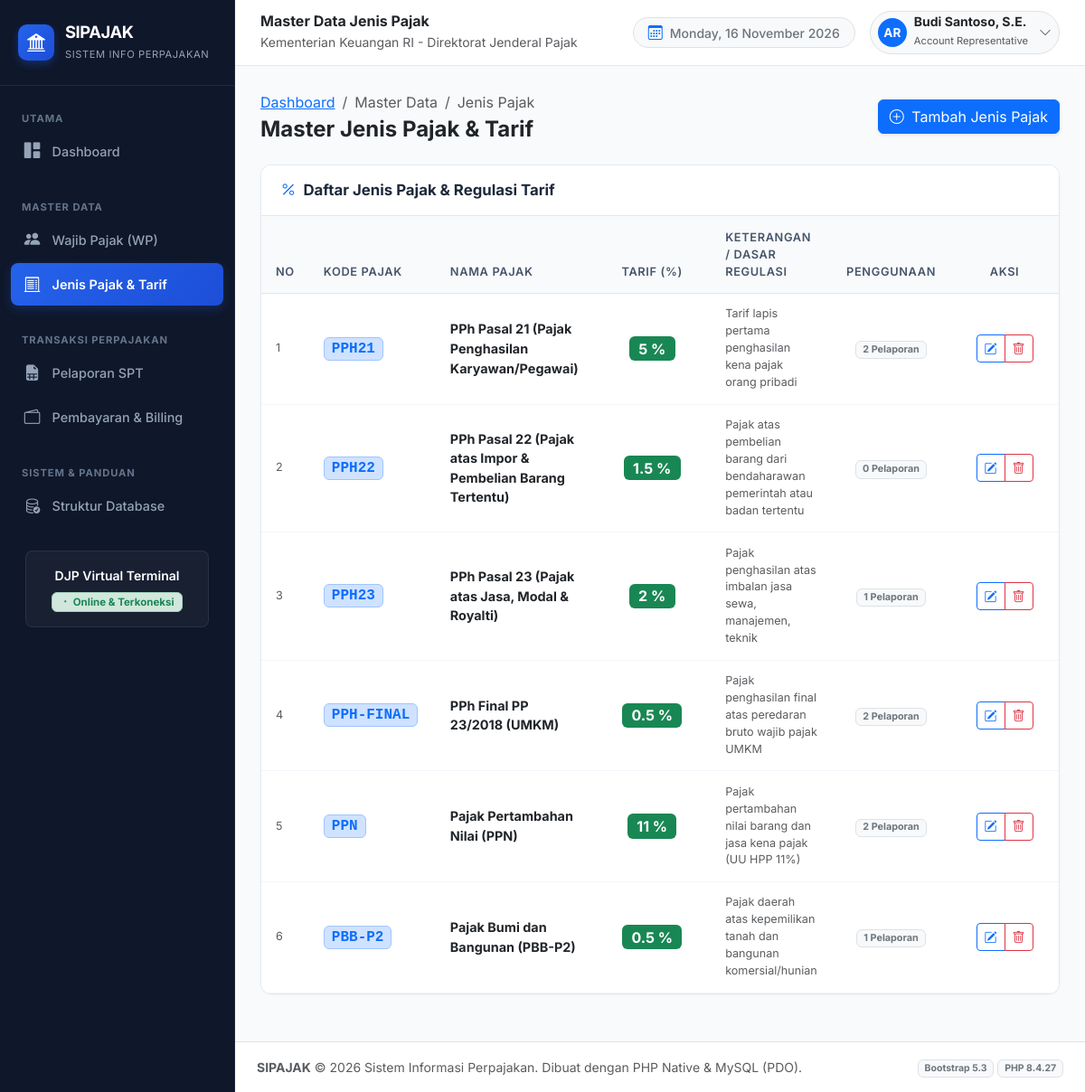
Page /jenis_pajak/index.php on the committed database.
### tables this page shows
CREATE TABLE `jenis_pajak` (
  `id` int NOT NULL,
  `kode_pajak` varchar(20) NOT NULL,
  `nama_pajak` varchar(100) NOT NULL,
  `tarif_persen` decimal(5,2) NOT NULL,
  `keterangan` text,
  `created_at` timestamp NULL DEFAULT CURRENT_TIMESTAMP,
  `updated_at` timestamp NULL DEFAULT CURRENT_TIMESTAMP ON UPDATE CURRENT_TIMESTAMP
);

### config/database.php (called while the page is built, shortened)
<?php
function base_url($path = '') {
    $protocol = (!empty($_SERVER['HTTPS']) && $_SERVER['HTTPS'] !== 'off' || (isset($_SERVER['SERVER_PORT']) && $_SERVER['SERVER_PORT'] == 443)) ? "https://" : "http://";
    $host = $_SERVER['HTTP_HOST'] ?? 'localhost';
    $scriptDir = str_replace('\\', '/', dirname($_SERVER['SCRIPT_NAME']));
    $pos = strpos($scriptDir, '/databases_pajak');
    if ($pos !== false) {
        $root = substr($scriptDir, 0, $pos + strlen('/databases_pajak'));
    } else {
        $root = '';
    }
    $cleanPath = ltrim($path, '/');
    return rtrim($protocol . $host . $root, '/') . ($cleanPath ? '/' . $cleanPath : '');
}

### jenis_pajak/index.php (the view, shortened to what this page needs)
<?php
require_once __DIR__ . '/../config/database.php';
$jenis_pajak_list = [];
if ($pdo) {
    try {
        $stmt = $pdo->query("SELECT j.*, COUNT(s.id) AS total_spt
            FROM jenis_pajak j
            LEFT JOIN pelaporan_spt s ON j.id = s.id_jenis_pajak
            GROUP BY j.id
            ORDER BY j.id ASC");
        $jenis_pajak_list = $stmt->fetchAll();
    } catch (PDOException $e) {
        set_flash('danger', 'Gagal memuat data jenis pajak: ' . $e->getMessage());
    }
}
require_once __DIR__ . '/../includes/header.php';
require_once __DIR__ . '/../includes/sidebar.php';
?>
<div class="main-wrapper">
  <?php require_once __DIR__ . '/../includes/navbar.php'; ?>
  <div class="content-body">
    <div class="d-flex flex-column flex-md-row justify-content-between align-items-md-center gap-3 mb-4">
      <div>
        <nav aria-label="breadcrumb">
          <ol class="breadcrumb mb-1 small">
            <li class="breadcrumb-item"><a href="<?= base_url('index.php'); ?>">Dashboard</a></li>
            <li class="breadcrumb-item active">Master Data</li>
            <li class="breadcrumb-item active">Jenis Pajak</li>
          </ol>
        </nav>
        <h4 class="fw-bold text-dark mb-0">Master Jenis Pajak & Tarif</h4>
      </div>
      <div>
        <a href="<?= base_url('jenis_pajak/create.php'); ?>" class="btn btn-primary shadow-sm">
          <i class="bi bi-plus-circle me-1"></i> Tambah Jenis Pajak
        </a>
      </div>
    </div>
    <div class="app-card">
      <div class="app-card-header">
        <h2 class="app-card-title">
          <i class="bi bi-percent text-primary"></i>
          Daftar Jenis Pajak & Regulasi Tarif
        </h2>
      </div>
      <div class="table-responsive">
        <table class="table table-custom align-middle">
          <thead>
            <tr>
              <th style="width: 50px;">No</th>
              <th style="width: 140px;">Kode Pajak</th>
              <th>Nama Pajak</th>
              <th class="text-center" style="width: 130px;">Tarif (%)</th>
              <th>Keterangan / Dasar Regulasi</th>
              <th class="text-center" style="width: 120px;">Penggunaan</th>
              <th class="text-center" style="width: 120px;">Aksi</th>
            </tr>
          </thead>
          <tbody>
            <?php if (empty($jenis_pajak_list)): ?>
              <tr>
                <td colspan="7" class="text-center py-4 text-muted">
                  <i class="bi bi-inbox fs-2 d-block mb-1"></i>
                  Data jenis pajak masih kosong.
                </td>
              </tr>
            <?php else: ?>
              <?php $no = 1; foreach ($jenis_pajak_list as $row): ?>
                <tr>
                  <td class="text-muted small"><?= $no++; ?></td>
                  <td>
                    <span class="badge bg-primary-subtle text-primary border border-primary-subtle font-monospace px-2 py-1 fs-6">
                      <?= htmlspecialchars($row['kode_pajak']); ?>
                    </span>
                  </td>
                  <td>
                    <div class="fw-bold text-dark"><?= htmlspecialchars($row['nama_pajak']); ?></div>
                  </td>
                  <td class="text-center">
                    <span class="badge bg-success fs-6 fw-bold">
                      <?= (float)$row['tarif_persen']; ?> %
                    </span>
                  </td>
                  <td class="small text-muted" style="max-width: 320px;">
                    <?= htmlspecialchars($row['keterangan'] ?? '-'); ?>
                  </td>
                  <td class="text-center">
                    <span class="badge bg-light text-secondary border">
                      <?= $row['total_spt']; ?> Pelaporan
                    </span>
                  </td>
                  <td class="text-center">
                    <div class="btn-group btn-group-sm">
                      <a href="<?= base_url('jenis_pajak/edit.php?id=' . $row['id']); ?>" class="btn btn-outline-primary" title="Edit Jenis Pajak">
                        <i class="bi bi-pencil-square"></i>
                      </a>
                      <a href="<?= base_url('jenis_pajak/delete.php?id=' . $row['id']); ?>"
                         class="btn btn-outline-danger btn-confirm-delete"
                         data-confirm="Yakin ingin menghapus jenis pajak <?= htmlspecialchars($row['kode_pajak']); ?> - <?= htmlspecialchars($row['nama_pajak']); ?>?"
                         title="Hapus Jenis Pajak">
                        <i class="bi bi-trash"></i>
                      </a>
                    </div>
                  </td>
                </tr>
              <?php endforeach; ?>
            <?php endif; ?>
          </tbody>
        </table>
      </div>
    </div>
<?php
require_once __DIR__ . '/../includes/footer.php';
?>

### assets/css/style.css (style rules this page uses)
:root { --primary-color: #1e3a8a; --primary-hover: #1e40af; --secondary-color: #0f766e; --accent-color: #f59e0b; --bg-light: #f8fafc; --card-bg: #ffffff; --text-main: #1e293b; --text-muted: #64748b; --sidebar-width: 260px; --sidebar-bg: #0f172a; --sidebar-color: #cbd5e1; }
body { font-family: 'Inter', -apple-system, BlinkMacSystemFont, 'Segoe UI', Roboto, Helvetica, Arial, sans-serif; background-color: var(--bg-light); color: var(--text-main); min-height: 100vh; }
.main-wrapper { margin-left: var(--sidebar-width); min-height: 100vh; display: flex; flex-direction: column; transition: all 0.3s ease; }
.content-body { padding: 1.75rem; flex: 1; }
.app-card { border: 1px solid #e2e8f0; border-radius: 12px; background: #ffffff; box-shadow: 0 1px 3px rgba(0, 0, 0, 0.03); margin-bottom: 1.5rem; overflow: hidden; }
.app-card-header { padding: 1.1rem 1.35rem; background: #ffffff; border-bottom: 1px solid #e2e8f0; display: flex; align-items: center; justify-content: space-between; flex-wrap: wrap; gap: 0.75rem; }
.app-card-title { font-size: 1.05rem; font-weight: 700; color: #1e293b; margin: 0; display: flex; align-items: center; gap: 0.5rem; }
.table-custom { margin-bottom: 0; font-size: 0.9rem; }
.table-custom thead th { background-color: #f8fafc; color: #475569; font-weight: 600; font-size: 0.8rem; text-transform: uppercase; letter-spacing: 0.05em; border-bottom: 1px solid #e2e8f0; padding: 0.85rem 1rem; }
.table-custom tbody td { padding: 0.85rem 1rem; vertical-align: middle; border-bottom: 1px solid #f1f5f9; }

### rows in the picture
jenis_pajak: kode_pajak "PPH21", nama_pajak "PPh Pasal 21 (Pajak Penghasilan Karyawan/Pegawai)", tarif_persen "5", keterangan "Tarif lapis pertama penghasilan kena pajak orang pribadi", total_spt "2"
jenis_pajak: kode_pajak "PPH22", nama_pajak "PPh Pasal 22 (Pajak atas Impor & Pembelian Barang Tertentu)", tarif_persen "1.5", keterangan "Pajak atas pembelian barang dari bendaharawan pemerintah atau badan tertentu", total_spt "0"
jenis_pajak: kode_pajak "PPH23", nama_pajak "PPh Pasal 23 (Pajak atas Jasa, Modal & Royalti)", tarif_persen "2", keterangan "Pajak penghasilan atas imbalan jasa sewa, manajemen, teknik", total_spt "1"
jenis_pajak: kode_pajak "PPH-FINAL", nama_pajak "PPh Final PP 23/2018 (UMKM)", tarif_persen "0.5", keterangan "Pajak penghasilan final atas peredaran bruto wajib pajak UMKM", total_spt "2"
jenis_pajak: kode_pajak "PPN", nama_pajak "Pajak Pertambahan Nilai (PPN)", tarif_persen "11", keterangan "Pajak pertambahan nilai barang dan jasa kena pajak (UU HPP 11%)", total_spt "2"
jenis_pajak: kode_pajak "PBB-P2", nama_pajak "Pajak Bumi dan Bangunan (PBB-P2)", tarif_persen "0.5", keterangan "Pajak daerah atas kepemilikan tanah dan bangunan komersial/hunian", total_spt "1"

### other values in the picture
$page_title "Master Data Jenis Pajak"
phpversion() "8.4.27"
